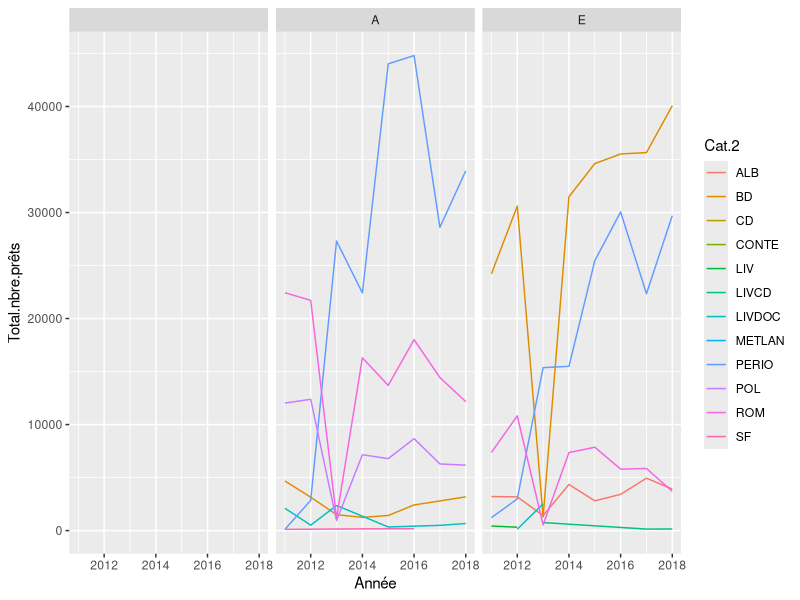

The R source for this figure:
library(ggplot2)
library(plyr)
library(reshape2)

df_book_Tls <- read.csv("dataset_Toulouse.csv", header=TRUE, sep=";")
df_all_Paris <- read.csv("dataset_Paris.csv", header=TRUE, sep=";")

#Toulouse

# Nettoyage :
df_book_Tls <- rename(df_book_Tls, c(ANNEE="Année", TITRE="Titre"))

# rassembler les catégories similaires

# rassembler les catégries "enfant" (BB, TP, E)
df_book_Tls$Cat.1[df_book_Tls$Cat.1 %in% c("BB", "TP", "E")] <- "E"
#df_book_Tls$Cat.1[df_book_Tls$Cat.1 %in% c("A")] <- "Adulte"

#df_book_Tls$Cat.2[df_book_Tls$Cat.2 %in% c("ALB")] <- "ALBUM"
df_book_Tls$Cat.2[df_book_Tls$Cat.2 %in% c("LIV", "LV")] <- "LIV"
df_book_Tls$Cat.2[df_book_Tls$Cat.2 %in% c("CDVDROM")] <- "CD"
#df_book_Tls$Cat.2[df_book_Tls$Cat.2 %in% c("LIVDOC")] <- "LIVRE DOC"
df_book_Tls$Cat.2[df_book_Tls$Cat.2 %in% c("LIVCD", "LIVCDVDR")] <- "LIVCD"
#df_book_Tls$Cat.2[df_book_Tls$Cat.2 %in% c("POL")] <- "POLAR"
df_book_Tls$Cat.2[df_book_Tls$Cat.2 %in% c("ROM", "TE")] <- "ROM"
#df_book_Tls$Cat.2[df_book_Tls$Cat.2 %in% c("SF")] <- "SCIENCE FICTION"

# supprimer les lignes où le nombre de prêts n'est pas indiqué
df_book_Tls <- na.omit(df_book_Tls) 

# plot l'évolution du nombre de prêts par catégorie au cours des années
df_total_par_cat_Tls <- ddply(df_book_Tls, .(Année,Cat.1,Cat.2), summarize, Total.nbre.prêts=sum(Nbre.de.prêts))
#TODO : enlever lignes sans catégorie 1
ggplot(df_total_par_cat_Tls, aes(x=Année, y=Total.nbre.prêts, color=Cat.2)) + geom_line() + facet_grid(.~Cat.1)